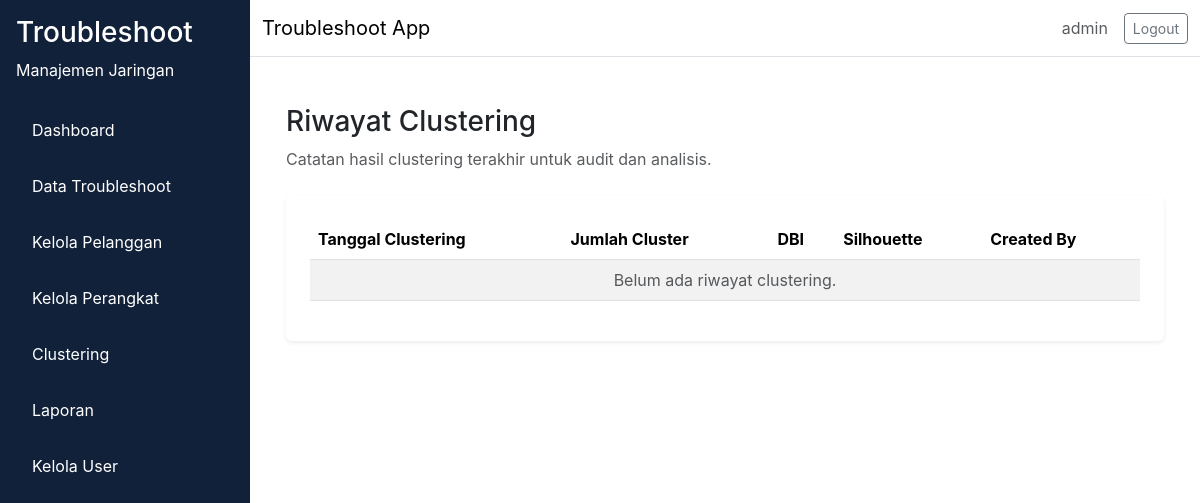
/laporan/riwayat-cluster (signed in), run on an earlier commit of the app's database.
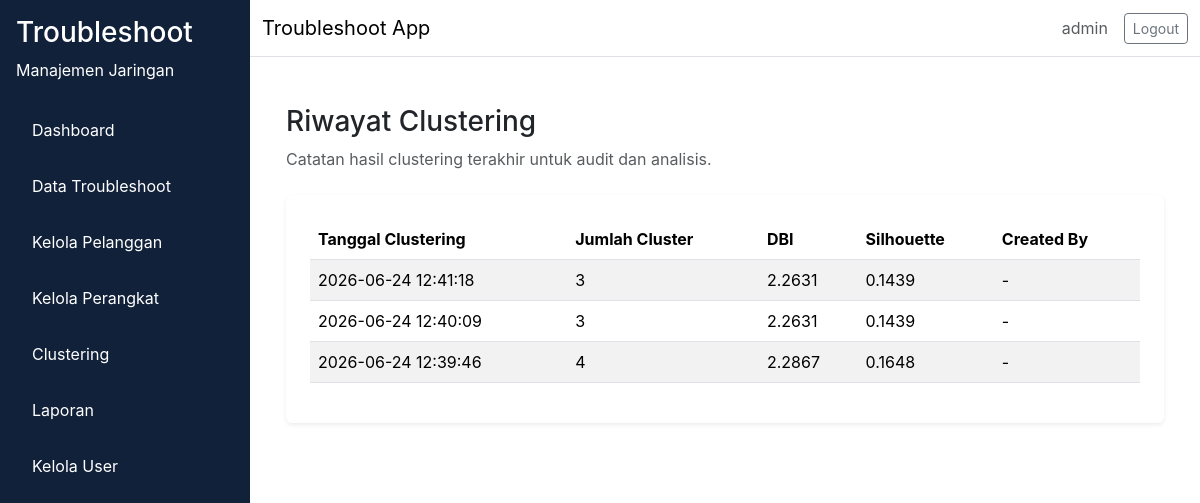
And on a later commit of the database.
### app/models/cluster_history.py (models this page shows, shortened)
class ClusterHistory(db.Model):
    __tablename__ = "cluster_history"
    id = db.Column(db.Integer, primary_key=True)
    jumlah_cluster = db.Column(db.Integer, nullable=False)
    dbi_score = db.Column(db.Float, nullable=False)
    silhouette_score = db.Column(db.Float, nullable=False)
    tanggal_clustering = db.Column(db.DateTime, server_default=db.func.now())
    created_by = db.Column(db.Integer, db.ForeignKey("user.id"), nullable=True)
    user = db.relationship("User", backref=db.backref("cluster_histories", lazy="select"), lazy="select")

### app/routes/laporan.py (the view)
@laporan_bp.route("/riwayat-cluster")
@login_required
def riwayat_cluster():
    clustering_rows = ClusterHistory.query.order_by(ClusterHistory.tanggal_clustering.desc()).all()
    return render_template("laporan/riwayat_cluster.html", clustering_rows=clustering_rows)

### app/__init__.py (called while the page is built)
def load_user(user_id):
    return User.query.get(int(user_id))

### app/templates/laporan/riwayat_cluster.html (shortened to what this page needs)
{% extends "base.html" %}
{% block content %}
<div class="container-fluid">
  <div class="mb-4">
    <h1 class="h3">Riwayat Clustering</h1>
    <p class="text-muted">Catatan hasil clustering terakhir untuk audit dan analisis.</p>
  </div>
  <div class="card shadow-sm p-4 mb-4">
    <div class="table-responsive">
      <table class="table table-striped align-middle">
        <thead>
          <tr>
            <th>Tanggal Clustering</th>
            <th>Jumlah Cluster</th>
            <th>DBI</th>
            <th>Silhouette</th>
            <th>Created By</th>
          </tr>
        </thead>
        <tbody>
          {% for history in clustering_rows %}
          <tr>
            <td>{{ history.tanggal_clustering.strftime('%Y-%m-%d %H:%M:%S') }}</td>
            <td>{{ history.jumlah_cluster }}</td>
            <td>{{ history.dbi_score or '-' }}</td>
            <td>{{ history.silhouette_score or '-' }}</td>
            <td>{{ history.user.username if history.user else '-' }}</td>
          </tr>
          {% else %}
          <tr>
            <td colspan="5" class="text-center text-muted">Belum ada riwayat clustering.</td>
          </tr>
          {% endfor %}
        </tbody>
      </table>
    </div>
  </div>
</div>
{% endblock %}

What changed in the data, as far as the page shows it:
added ClusterHistory: tanggal_clustering "2026-06-24 12:41:18", jumlah_cluster "3", dbi_score "2.2631", silhouette_score "0.1439", user "-"
added ClusterHistory: tanggal_clustering "2026-06-24 12:40:09", jumlah_cluster "3", dbi_score "2.2631", silhouette_score "0.1439", user "-"
added ClusterHistory: tanggal_clustering "2026-06-24 12:39:46", jumlah_cluster "4", dbi_score "2.2867", silhouette_score "0.1648", user "-"
Also different on the page:
text no longer shown: "Belum ada riwayat clustering."
